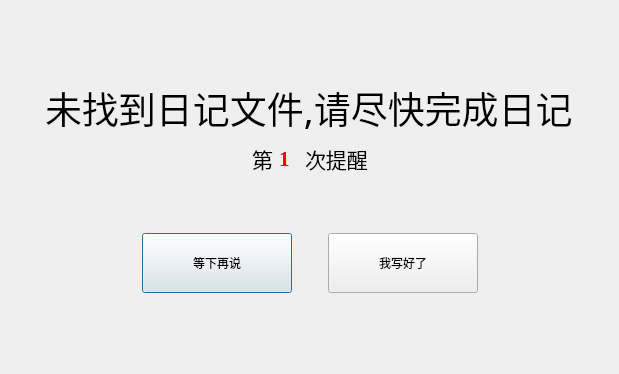
<?xml version="1.0" encoding="UTF-8"?>
<ui version="4.0">
 <class>Dialog</class>
 <widget class="QDialog" name="Dialog">
  <property name="windowModality">
   <enum>Qt::NonModal</enum>
  </property>
  <property name="geometry">
   <rect>
    <x>0</x>
    <y>0</y>
    <width>619</width>
    <height>374</height>
   </rect>
  </property>
  <property name="windowTitle">
   <string>每日日记提醒</string>
  </property>
  <property name="windowIcon">
   <iconset>
    <normaloff>../Pictures/wind_and_girl.gif</normaloff>../Pictures/wind_and_girl.gif</iconset>
  </property>
  <property name="sizeGripEnabled">
   <bool>false</bool>
  </property>
  <layout class="QVBoxLayout" name="verticalLayout_2">
   <item>
    <layout class="QVBoxLayout" name="verticalLayout">
     <property name="leftMargin">
      <number>30</number>
     </property>
     <property name="rightMargin">
      <number>30</number>
     </property>
     <property name="bottomMargin">
      <number>70</number>
     </property>
     <item>
      <spacer name="verticalSpacer">
       <property name="orientation">
        <enum>Qt::Vertical</enum>
       </property>
       <property name="sizeType">
        <enum>QSizePolicy::Fixed</enum>
       </property>
       <property name="sizeHint" stdset="0">
        <size>
         <width>20</width>
         <height>70</height>
        </size>
       </property>
      </spacer>
     </item>
     <item>
      <layout class="QHBoxLayout" name="horizontalLayout_2">
       <item>
        <spacer name="horizontalSpacer_3">
         <property name="orientation">
          <enum>Qt::Horizontal</enum>
         </property>
         <property name="sizeHint" stdset="0">
          <size>
           <width>40</width>
           <height>20</height>
          </size>
         </property>
        </spacer>
       </item>
       <item>
        <widget class="QLabel" name="label_Info">
         <property name="font">
          <font>
           <family>方正纤俊黑简体</family>
           <pointsize>28</pointsize>
          </font>
         </property>
         <property name="text">
          <string>未找到日记文件,请尽快完成日记</string>
         </property>
        </widget>
       </item>
       <item>
        <spacer name="horizontalSpacer_4">
         <property name="orientation">
          <enum>Qt::Horizontal</enum>
         </property>
         <property name="sizeHint" stdset="0">
          <size>
           <width>40</width>
           <height>20</height>
          </size>
         </property>
        </spacer>
       </item>
      </layout>
     </item>
     <item>
      <layout class="QHBoxLayout" name="horizontalLayout">
       <item>
        <spacer name="horizontalSpacer">
         <property name="orientation">
          <enum>Qt::Horizontal</enum>
         </property>
         <property name="sizeHint" stdset="0">
          <size>
           <width>40</width>
           <height>20</height>
          </size>
         </property>
        </spacer>
       </item>
       <item>
        <widget class="QLabel" name="label1">
         <property name="font">
          <font>
           <family>宋体</family>
           <pointsize>16</pointsize>
          </font>
         </property>
         <property name="text">
          <string>第</string>
         </property>
        </widget>
       </item>
       <item>
        <widget class="QLabel" name="label_num">
         <property name="minimumSize">
          <size>
           <width>20</width>
           <height>0</height>
          </size>
         </property>
         <property name="font">
          <font>
           <family>Times New Roman</family>
           <pointsize>16</pointsize>
           <weight>75</weight>
           <bold>true</bold>
           <kerning>false</kerning>
          </font>
         </property>
         <property name="lineWidth">
          <number>1</number>
         </property>
         <property name="text">
          <string>&lt;html&gt;&lt;head/&gt;&lt;body&gt;&lt;p&gt;&lt;span style=&quot; color:#ff0000;&quot;&gt;1&lt;/span&gt;&lt;/p&gt;&lt;/body&gt;&lt;/html&gt;</string>
         </property>
         <property name="margin">
          <number>0</number>
         </property>
        </widget>
       </item>
       <item>
        <widget class="QLabel" name="label3">
         <property name="font">
          <font>
           <family>宋体</family>
           <pointsize>16</pointsize>
          </font>
         </property>
         <property name="text">
          <string>次提醒</string>
         </property>
        </widget>
       </item>
       <item>
        <spacer name="horizontalSpacer_2">
         <property name="orientation">
          <enum>Qt::Horizontal</enum>
         </property>
         <property name="sizeHint" stdset="0">
          <size>
           <width>40</width>
           <height>20</height>
          </size>
         </property>
        </spacer>
       </item>
      </layout>
     </item>
     <item>
      <spacer name="verticalSpacer_2">
       <property name="orientation">
        <enum>Qt::Vertical</enum>
       </property>
       <property name="sizeType">
        <enum>QSizePolicy::Fixed</enum>
       </property>
       <property name="sizeHint" stdset="0">
        <size>
         <width>20</width>
         <height>50</height>
        </size>
       </property>
      </spacer>
     </item>
     <item>
      <layout class="QHBoxLayout" name="horizontalLayout_3">
       <item>
        <spacer name="horizontalSpacer_5">
         <property name="orientation">
          <enum>Qt::Horizontal</enum>
         </property>
         <property name="sizeHint" stdset="0">
          <size>
           <width>40</width>
           <height>20</height>
          </size>
         </property>
        </spacer>
       </item>
       <item>
        <widget class="QPushButton" name="pushButton">
         <property name="sizePolicy">
          <sizepolicy hsizetype="Minimum" vsizetype="Expanding">
           <horstretch>0</horstretch>
           <verstretch>0</verstretch>
          </sizepolicy>
         </property>
         <property name="minimumSize">
          <size>
           <width>150</width>
           <height>0</height>
          </size>
         </property>
         <property name="maximumSize">
          <size>
           <width>16777215</width>
           <height>60</height>
          </size>
         </property>
         <property name="text">
          <string>等下再说</string>
         </property>
        </widget>
       </item>
       <item>
        <spacer name="horizontalSpacer_7">
         <property name="orientation">
          <enum>Qt::Horizontal</enum>
         </property>
         <property name="sizeType">
          <enum>QSizePolicy::Minimum</enum>
         </property>
         <property name="sizeHint" stdset="0">
          <size>
           <width>30</width>
           <height>20</height>
          </size>
         </property>
        </spacer>
       </item>
       <item>
        <widget class="QPushButton" name="pushButton_ok">
         <property name="sizePolicy">
          <sizepolicy hsizetype="Minimum" vsizetype="Expanding">
           <horstretch>0</horstretch>
           <verstretch>0</verstretch>
          </sizepolicy>
         </property>
         <property name="minimumSize">
          <size>
           <width>150</width>
           <height>0</height>
          </size>
         </property>
         <property name="maximumSize">
          <size>
           <width>16777215</width>
           <height>60</height>
          </size>
         </property>
         <property name="text">
          <string>我写好了</string>
         </property>
        </widget>
       </item>
       <item>
        <spacer name="horizontalSpacer_6">
         <property name="orientation">
          <enum>Qt::Horizontal</enum>
         </property>
         <property name="sizeHint" stdset="0">
          <size>
           <width>40</width>
           <height>20</height>
          </size>
         </property>
        </spacer>
       </item>
      </layout>
     </item>
    </layout>
   </item>
  </layout>
 </widget>
 <resources/>
 <connections/>
</ui>
